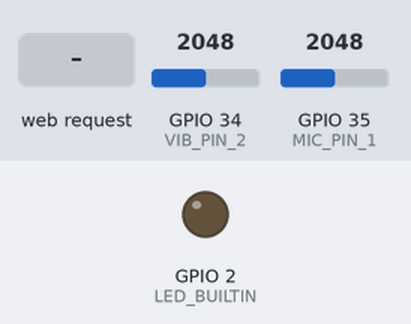
This sketch was run on a simulated ESP32. On the bench: output pins drawn as LEDs (lit = HIGH). The test bench sets the inputs (shaded band); at power-on: GPIO 34 (VIB_PIN_2) = 2048, GPIO 35 (MIC_PIN_1) = 2048. Storage starts empty; what the sketch prints to the serial monitor is not drawn.

Above: at 1.2 s.
1.3 s: HTTP request GET /audio received
At 1.8 s:
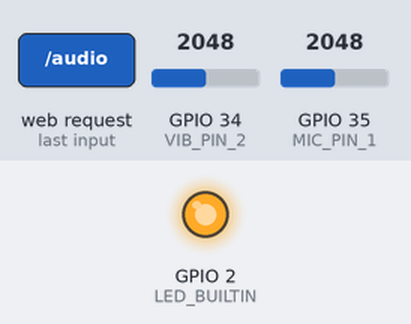
Timing chart, 0 to 26.0 s (numbered marks = the images above; inputs shaded):
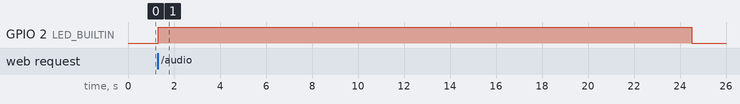

Measured:
- after the input at 1.3 s, GPIO 2 (LED_BUILTIN): LOW → HIGH at once, → LOW 23.2 s later

The sketch:

Final_GSM_real-time_official.ino
```cpp
#include "FS.h"
#include "SD.h"
#include "SPI.h"
#include "Wire.h"

#include <WiFi.h>
#include <WiFiClient.h>
#include <WebServer.h>
#include <ESPmDNS.h>
#include <HardwareSerial.h> //For GSM

HardwareSerial SIM800C(1);  //For GSM

#define SD_CS 5
#define MIC_PIN_1 35
#define VIB_PIN_2 34
#define LED_BUILTIN 2


// Replace with your network credentials
const char* ssid = "ESP32"; //The SSID of your network
const char* password = "123456789"; //The password of your network

// Web server
WebServer server(80);

// SD card
const int chipSelect = 5; //The CS pin

// Audio file name
const char* audioFile = "/recording/REC.wav";

// MIME type for audio file
const char* audioType = "application/octet-stream"; //To indicate binary data

// Function to handle root path
void handleRoot() {
  // Send a simple HTML page
  server.send(200, "text/html", "<h1>ESP32 SD Web Server</h1><p><a href=\"/audio\">Download audio</a></p>");
}

// Function to handle audio path
void handleAudio() {

  //First record the audio
  File file = SD.open("/recording/REC.wav", FILE_WRITE);

  if (!file ) {
    Serial.println("Failed to open file in writing mode");
    return;
  }

  int16_t sample1;
  int16_t sample2;

  Serial.println("Recording...");
  digitalWrite(LED_BUILTIN, HIGH);

  for (int i = 0; i < 600000/6; i++) {
    sample1 = analogRead(MIC_PIN_1);
    sample2 = analogRead(VIB_PIN_2);
    file.write((uint8_t *)&sample1, sizeof(sample1));
    file.write((uint8_t *)&sample2, sizeof(sample2));
  }

  file.close();

  Serial.println("Recording done");
  digitalWrite(LED_BUILTIN, LOW);

  // Check if the file exists
  if (SD.exists(audioFile)) {
    // Open the file for reading
    File file = SD.open(audioFile);
    if (file) {
      // Send the file with the appropriate MIME type and content disposition header
      server.sendHeader("Content-Disposition", "attachment; filename=audio.wav"); //To suggest a filename and trigger download
      server.streamFile(file, audioType);
      // Close the file
      file.close();
    }
    else {
      // Send an error message
      server.send(500, "text/plain", "Failed to open file");
    }
  }
  else {
    // Send a not found message
    server.send(404, "text/plain", "File not found");
  }
}

// Function to make a phone call
void phoneCall() {

  SIM800C.begin(115200, SERIAL_8N1, 4, 2);  //TXD(4), RXD(2)
  delay(1000);
  SIM800C.print("ATD+256703203625;\r");
  server.send(200);

}

// Function to setup WiFi as an access point
void setupWiFi() {

  Serial.print("Setting ESP32 Access Point…");
  WiFi.softAP(ssid, password);
  IPAddress IP = WiFi.softAPIP();
  Serial.println("");
  Serial.print("ESP32 IP address: ");
  Serial.println(IP);
}

// Function to setup MDNS
void setupMDNS() {

  // Start MDNS responder
  if (MDNS.begin("esp32")) {
    Serial.println("MDNS responder started");
    // Add service to MDNS-SD
    MDNS.addService("http", "tcp", 80);

  }
}

// Function to setup web server
void setupServer() {

  // Handle root path
  server.on("/", handleRoot);

  // Handle audio path
  server.on("/audio", handleAudio);

  // Handle phone call path
  server.on("/phonecall", phoneCall);

  // Start web server
  server.begin();

  Serial.println("Web server started");
}

// Function to setup SD card
void setupSD() {

  // Initialize SPI bus
  SPI.begin();

  // Initialize SD card
  if (!SD.begin(chipSelect)) {
    Serial.println("Card Mount Failed");
    return;
  }

  uint8_t cardType = SD.cardType();

  if (cardType == CARD_NONE) {
  Serial.println("No SD card attached");
  return;
  }

  Serial.println("SD card initialized");
}


void setup() {

  Serial.begin(115200);

  while (!Serial) {
  ;
  }

  pinMode(MIC_PIN_1, INPUT);
  pinMode(VIB_PIN_2, INPUT);
  pinMode(LED_BUILTIN, OUTPUT);

  // Setup WiFi as an access point
  setupWiFi();

  // Setup MDNS
  setupMDNS();

  // Setup web server
  setupServer();

  // Setup SD card
  setupSD();

  Serial.println("Setup done");
}

void loop() {

  // Handle web server requests
  server.handleClient();

}
```
